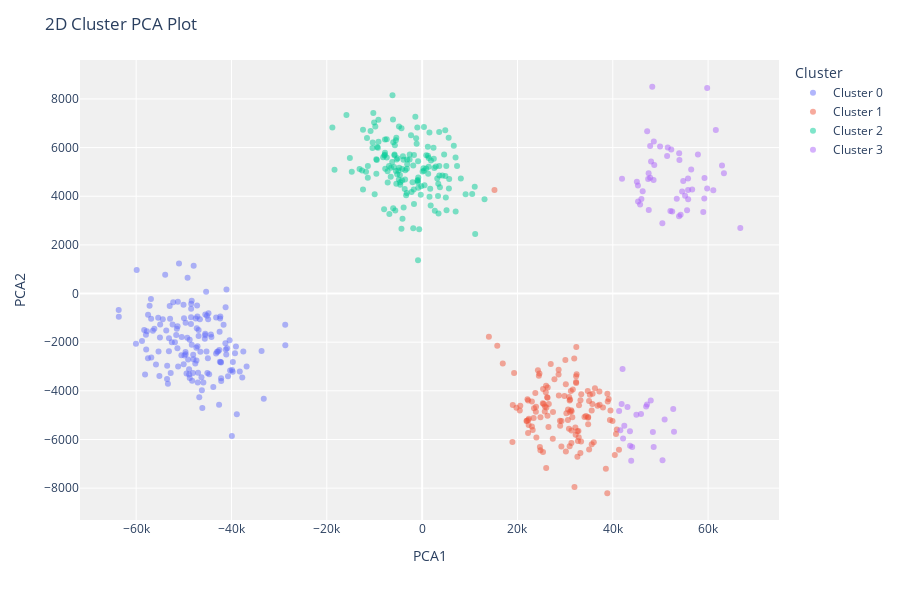

Notebook source saved alongside this figure:
### Code cell
plot_model(kmeans)

### Figure 1 — Plotly figure (JSON) as saved in the notebook; plotly's stock layout.template omitted (floating-point values rounded to 4 significant figures; data arrays with more than 128 entries replaced by an {"elided": "..."} marker saying what was removed)
{"data": [{"customdata": {"elided": "147x1 int values"}, "hovertemplate": "Cluster=Cluster 0<br>PCA1=%{x}<br>PCA2=%{y}<br>Feature=%{customdata[0]}<extra></extra>", "legendgroup": "Cluster 0", "marker": {"color": "#636efa", "opacity": 0.5, "symbol": "circle"}, "mode": "markers", "name": "Cluster 0", "orientation": "v", "showlegend": true, "textposition": "top center", "type": "scatter", "x": {"elided": "147 float values"}, "xaxis": "x", "y": {"elided": "147 float values"}, "yaxis": "y"}, {"customdata": {"elided": "130x1 int values"}, "hovertemplate": "Cluster=Cluster 1<br>PCA1=%{x}<br>PCA2=%{y}<br>Feature=%{customdata[0]}<extra></extra>", "legendgroup": "Cluster 1", "marker": {"color": "#EF553B", "opacity": 0.5, "symbol": "circle"}, "mode": "markers", "name": "Cluster 1", "orientation": "v", "showlegend": true, "textposition": "top center", "type": "scatter", "x": {"elided": "130 float values"}, "xaxis": "x", "y": {"elided": "130 float values"}, "yaxis": "y"}, {"customdata": {"elided": "156x1 int values"}, "hovertemplate": "Cluster=Cluster 2<br>PCA1=%{x}<br>PCA2=%{y}<br>Feature=%{customdata[0]}<extra></extra>", "legendgroup": "Cluster 2", "marker": {"color": "#00cc96", "opacity": 0.5, "symbol": "circle"}, "mode": "markers", "name": "Cluster 2", "orientation": "v", "showlegend": true, "textposition": "top center", "type": "scatter", "x": {"elided": "156 float values"}, "xaxis": "x", "y": {"elided": "156 float values"}, "yaxis": "y"}, {"customdata": [[18], [85], [27], [28], [25], [83], [18], [26], [32], [89], [20], [88], [30], [26], [17], [92], [23], [22], [20], [22], [90], [25], [17], [24], [29], [84], [25], [83], [31], [21], [28], [24], [82], [26], [28], [23], [26], [26], [29], [21], [86], [23], [25], [24], [87], [28], [20], [27], [86], [82], [22], [25], [91], [17], [93], [34], [29], [77], [27], [28], [83], [29], [24], [24], [17], [28], [25], [90], [24], [23], [24], [88]], "hovertemplate": "Cluster=Cluster 3<br>PCA1=%{x}<br>PCA2=%{y}<br>Feature=%{customdata[0]}<extra></extra>", "legendgroup": "Cluster 3", "marker": {"color": "#ab63fa", "opacity": 0.5, "symbol": "circle"}, "mode": "markers", "name": "Cluster 3", "orientation": "v", "showlegend": true, "textposition": "top center", "type": "scatter", "x": [48550.0, 42410.0, 46270.0, 48030.0, 62910.0, 43630.0, 55590.0, 56650.0, 41330.0, 43860.0, 53900.0, 44950.0, 47550.0, 47840.0, 59800.0, 47180.0, 51400.0, 57860.0, 47420.0, 58980.0, 48410.0, 55170.0, 59800.0, 53980.0, 56450.0, 46990.0, 53420.0, 41580.0, 47840.0, 48600.0, 52470.0, 52260.0, 50430.0, 51530.0, 46000.0, 63320.0, 52090.0, 50400.0, 43600.0, 54540.0, 52680.0, 54780.0, 45730.0, 59240.0, 41860.0, 48280.0, 54230.0, 49920.0, 48580.0, 45920.0, 45300.0, 55810.0, 43080.0, 48700.0, 50870.0, 44070.0, 47210.0, 52840.0, 47520.0, 53920.0, 42160.0, 66750.0, 45280.0, 61620.0, 61090.0, 41930.0, 55780.0, 42050.0, 55800.0, 45050.0, 59200.0, 47960.0], "xaxis": "x", "y": [4668.0, -5432.0, 4207.0, 5422.0, 5261.0, -6255.0, 3427.0, 4271.0, -4824.0, -6877.0, 3177.0, -4986.0, 3438.0, 4758.0, 4316.0, -4558.0, 5657.0, 5718.0, 4709.0, 3351.0, -5694.0, 4017.0, 8450.0, 5488.0, 5101.0, -4647.0, 3894.0, -5616.0, 6060.0, 6250.0, 3372.0, 5916.0, -6854.0, 6007.0, 3884.0, 4946.0, 3388.0, 2891.0, -5657.0, 4194.0, -4749.0, 4630.0, 3658.0, 4745.0, -4543.0, 8500.0, 3238.0, 6049.0, -6305.0, -4954.0, 3778.0, 3879.0, -4661.0, 5282.0, -5178.0, -6308.0, 6674.0, -5678.0, 4942.0, 5766.0, -5954.0, 2693.0, 4437.0, 6726.0, 4244.0, 4718.0, 4732.0, -3106.0, 4253.0, 4591.0, 3904.0, -4397.0], "yaxis": "y"}], "layout": {"height": 600, "legend": {"title": {"text": "Cluster"}, "tracegroupgap": 0}, "margin": {"t": 60}, "plot_bgcolor": "rgb(240,240,240)", "title": {"text": "2D Cluster PCA Plot"}, "xaxis": {"anchor": "y", "domain": [0, 1], "title": {"text": "PCA1"}}, "yaxis": {"anchor": "x", "domain": [0, 1], "title": {"text": "PCA2"}}}}
